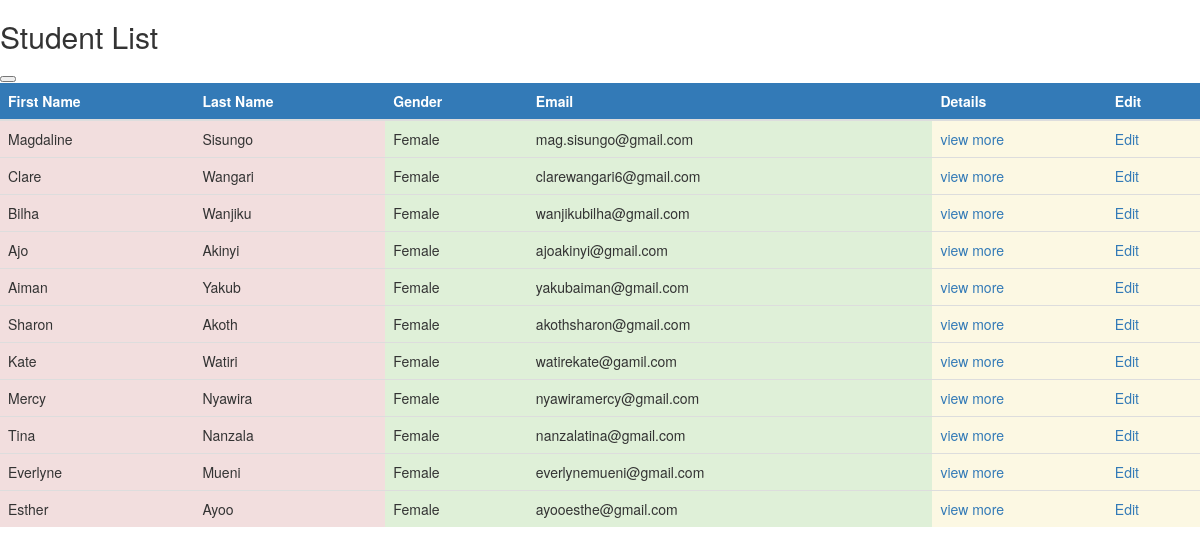
The page /student/list/ on the database its author committed.
### student/models.py (models this page shows, shortened)
class Student(models.Model):
    first_name = models.CharField(max_length=50)
    last_name = models.CharField(max_length=50)
    date_of_birth = models.DateField()
    gender = models.CharField(max_length=20)
    registration_number = models.CharField(max_length=20)
    email = models.EmailField(max_length=70)
    phone_number = models.CharField(max_length=16)
    date_joined = models.DateField()
    image = models.ImageField(upload_to="profile_image",blank=True)
    courses = models.ManyToManyField(Course, blank=True, related_name= "students")
    def calculate_age(self):
        today = datetime.date.today()
        return today.year - self.date_of_birth.year - ((today.month,today.day) < (self.date_of_birth.month, self.date_of_birth.day))
    age = property(calculate_age)

### student/views.py (the view)
# urls.py: path("list/", list_students, name="list_students"),
def list_students(request):
    students = Student.objects.all()
    return render(request, "all_students.html", {"students":students})

### student/templates/all_students.html (shortened to what this page needs)
<!DOCTYPE html>
<html lang="en">
<head>
  <link rel="stylesheet" href="https://maxcdn.bootstrapcdn.com/bootstrap/3.4.0/css/bootstrap.min.css">
</head>
<body>
  <h2>Student List</h2>
  <button><a href=""/student/add/"></a></button>
  <table class="table table-striped">
    <thead>
<tr>
<th class="bg-primary">First Name</th>
<th class="bg-primary">Last Name</th>
<th class="bg-primary">Gender</th>
<th class="bg-primary">Email</th>
<th class="bg-primary">Details</th>
<th class="bg-primary">Edit</th>
</tr>
{% for student in students %}
<tr>
<td class="bg-danger">{{student.first_name}}</td>
<td class="bg-danger">{{student.last_name}}</td>
<td class="bg-success">{{student.gender}}</td>
<td class="bg-success">{{student.email}}</td>
<td class="bg-warning">
  <a href="/student/view/{{student.pk}}/">view more</a>
</td>
<td class="bg-warning">
  <a href="/student/edit/{{student.pk}}/">Edit</a>
</td>
{% endfor %}
</table>
</body>
</html>

### rows shown on the page
Student: first_name "Magdaline", last_name "Sisungo", gender "Female", email "mag.sisungo@gmail.com"
Student: first_name "Clare", last_name "Wangari", gender "Female", email "clarewangari6@gmail.com"
Student: first_name "Bilha", last_name "Wanjiku", gender "Female", email "wanjikubilha@gmail.com"
Student: first_name "Ajo", last_name "Akinyi", gender "Female", email "ajoakinyi@gmail.com"
Student: first_name "Aiman", last_name "Yakub", gender "Female", email "yakubaiman@gmail.com"
Student: first_name "Sharon", last_name "Akoth", gender "Female", email "akothsharon@gmail.com"
Student: first_name "Kate", last_name "Watiri", gender "Female", email "watirekate@gamil.com"
Student: first_name "Mercy", last_name "Nyawira", gender "Female", email "nyawiramercy@gmail.com"
Student: first_name "Tina", last_name "Nanzala", gender "Female", email "nanzalatina@gmail.com"
Student: first_name "Everlyne", last_name "Mueni", gender "Female", email "everlynemueni@gmail.com"
Student: first_name "Esther", last_name "Ayoo", gender "Female", email "ayooesthe@gmail.com"
